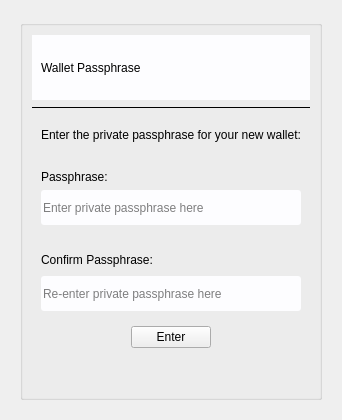
         <widget class="QWidget" name="wllt_pwd_page">
          <layout class="QGridLayout" name="gridLayout_130">
           <item row="0" column="0">
            <widget class="QFrame" name="frame_100">
             <property name="frameShape">
              <enum>QFrame::NoFrame</enum>
             </property>
             <property name="frameShadow">
              <enum>QFrame::Plain</enum>
             </property>
             <layout class="QGridLayout" name="gridLayout_131">
              <item row="0" column="0">
               <widget class="QGroupBox" name="groupBox_21">
                <property name="title">
                 <string/>
                </property>
                <layout class="QGridLayout" name="gridLayout_132">
                 <item row="0" column="0">
                  <widget class="QFrame" name="frame_101">
                   <property name="minimumSize">
                    <size>
                     <width>0</width>
                     <height>65</height>
                    </size>
                   </property>
                   <property name="maximumSize">
                    <size>
                     <width>16777215</width>
                     <height>65</height>
                    </size>
                   </property>
                   <property name="styleSheet">
                    <string notr="true">background-color: rgb(253, 253, 255);
font: 24pt &quot;Helvetica&quot;;</string>
                   </property>
                   <property name="frameShape">
                    <enum>QFrame::NoFrame</enum>
                   </property>
                   <property name="frameShadow">
                    <enum>QFrame::Plain</enum>
                   </property>
                   <layout class="QGridLayout" name="gridLayout_133">
                    <item row="0" column="0">
                     <widget class="QLabel" name="label_82">
                      <property name="text">
                       <string>Wallet Passphrase</string>
                      </property>
                     </widget>
                    </item>
                   </layout>
                  </widget>
                 </item>
                 <item row="5" column="0" alignment="Qt::AlignHCenter">
                  <widget class="QPushButton" name="passphrase_btn">
                   <property name="toolTip">
                    <string>Enter wallet seed.</string>
                   </property>
                   <property name="text">
                    <string>Enter</string>
                   </property>
                  </widget>
                 </item>
                 <item row="2" column="0">
                  <widget class="QFrame" name="frame_102">
                   <property name="minimumSize">
                    <size>
                     <width>0</width>
                     <height>40</height>
                    </size>
                   </property>
                   <property name="maximumSize">
                    <size>
                     <width>16777215</width>
                     <height>40</height>
                    </size>
                   </property>
                   <property name="styleSheet">
                    <string notr="true">border-radius:3px;
</string>
                   </property>
                   <property name="frameShape">
                    <enum>QFrame::NoFrame</enum>
                   </property>
                   <property name="frameShadow">
                    <enum>QFrame::Plain</enum>
                   </property>
                   <layout class="QGridLayout" name="gridLayout_134">
                    <item row="0" column="0">
                     <widget class="QLabel" name="label_81">
                      <property name="styleSheet">
                       <string notr="true">font: 16pt 'Helvetica';
background-color: rgba(255, 255, 255, 0);</string>
                      </property>
                      <property name="text">
                       <string>Enter the private passphrase for your new wallet:</string>
                      </property>
                     </widget>
                    </item>
                   </layout>
                  </widget>
                 </item>
                 <item row="3" column="0">
                  <widget class="QFrame" name="frame_103">
                   <property name="minimumSize">
                    <size>
                     <width>0</width>
                     <height>20</height>
                    </size>
                   </property>
                   <property name="styleSheet">
                    <string notr="true">border-radius:3px;
</string>
                   </property>
                   <property name="frameShape">
                    <enum>QFrame::NoFrame</enum>
                   </property>
                   <property name="frameShadow">
                    <enum>QFrame::Plain</enum>
                   </property>
                   <layout class="QGridLayout" name="gridLayout_135">
                    <item row="0" column="0">
                     <widget class="QLabel" name="label_83">
                      <property name="styleSheet">
                       <string notr="true">font: 16pt 'Helvetica';</string>
                      </property>
                      <property name="text">
                       <string>Passphrase:</string>
                      </property>
                     </widget>
                    </item>
                    <item row="1" column="0">
                     <widget class="QLineEdit" name="lineEdit_2">
                      <property name="minimumSize">
                       <size>
                        <width>0</width>
                        <height>35</height>
                       </size>
                      </property>
                      <property name="styleSheet">
                       <string notr="true">background-color: rgb(253, 253, 255);</string>
                      </property>
                      <property name="inputMask">
                       <string/>
                      </property>
                      <property name="echoMode">
                       <enum>QLineEdit::Password</enum>
                      </property>
                      <property name="placeholderText">
                       <string>Enter private passphrase here</string>
                      </property>
                     </widget>
                    </item>
                   </layout>
                  </widget>
                 </item>
                 <item row="6" column="0">
                  <spacer name="verticalSpacer_11">
                   <property name="orientation">
                    <enum>Qt::Vertical</enum>
                   </property>
                   <property name="sizeHint" stdset="0">
                    <size>
                     <width>20</width>
                     <height>40</height>
                    </size>
                   </property>
                  </spacer>
                 </item>
                 <item row="1" column="0">
                  <widget class="Line" name="line_24">
                   <property name="frameShadow">
                    <enum>QFrame::Plain</enum>
                   </property>
                   <property name="orientation">
                    <enum>Qt::Horizontal</enum>
                   </property>
                  </widget>
                 </item>
                 <item row="4" column="0">
                  <widget class="QFrame" name="frame_120">
                   <property name="minimumSize">
                    <size>
                     <width>0</width>
                     <height>80</height>
                    </size>
                   </property>
                   <property name="styleSheet">
                    <string notr="true">border-radius:3px;
</string>
                   </property>
                   <property name="frameShape">
                    <enum>QFrame::NoFrame</enum>
                   </property>
                   <property name="frameShadow">
                    <enum>QFrame::Plain</enum>
                   </property>
                   <layout class="QGridLayout" name="gridLayout_160">
                    <item row="0" column="0">
                     <widget class="QLabel" name="label_84">
                      <property name="styleSheet">
                       <string notr="true">font: 16pt 'Helvetica';</string>
                      </property>
                      <property name="text">
                       <string>Confirm Passphrase:</string>
                      </property>
                     </widget>
                    </item>
                    <item row="1" column="0">
                     <widget class="QLineEdit" name="lineEdit_11">
                      <property name="minimumSize">
                       <size>
                        <width>0</width>
                        <height>35</height>
                       </size>
                      </property>
                      <property name="maximumSize">
                       <size>
                        <width>16777215</width>
                        <height>35</height>
                       </size>
                      </property>
                      <property name="styleSheet">
                       <string notr="true">background-color: rgb(253, 253, 255);</string>
                      </property>
                      <property name="echoMode">
                       <enum>QLineEdit::Password</enum>
                      </property>
                      <property name="placeholderText">
                       <string>Re-enter private passphrase here</string>
                      </property>
                     </widget>
                    </item>
                   </layout>
                  </widget>
                 </item>
                </layout>
               </widget>
              </item>
             </layout>
            </widget>
           </item>
          </layout>
         </widget>
